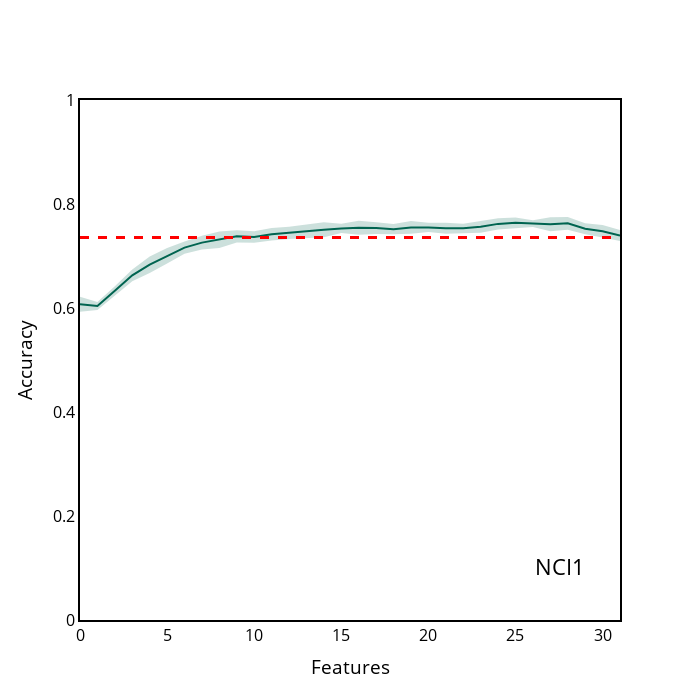

Notebook code for this chart:
### Code cell
NCI1["y_upper"] = NCI1["accuracy_contribution"] + NCI1["accuracy_contribution_std"]
NCI1["y_lower"] = NCI1["accuracy_contribution"] - NCI1["accuracy_contribution_std"]

x = NCI1.index.tolist()
y = NCI1["accuracy_contribution"].tolist()

y_upper = NCI1["y_upper"].tolist()
y_lower = NCI1["y_lower"].tolist()


fig = go.Figure([
    go.Scatter(
        x=x,
        y=y,
        line=dict(color='rgb(0,100,80)'),
        mode='lines'
    ),
    go.Scatter(
        x=x+x[::-1], # x, then x reversed
        y=y_upper+y_lower[::-1], # upper, then lower reversed
        fill='toself',
        fillcolor='rgba(0,100,80,0.2)',
        line=dict(color='rgba(255,255,255,0)'),
        hoverinfo="skip",
        showlegend=False
    )
])



# Update figure layout
fig.update_layout(title={'text':'NCI1', 'y':0.2, 'x':0.8,'xanchor': 'center','yanchor': 'top'})
fig.update_layout(paper_bgcolor='white')
fig.update_layout(plot_bgcolor='white')
fig.update_yaxes(color='black')
fig.update_layout(
    yaxis = dict(
        title = "Accuracy",
        zeroline=True,
        showline = True,
        linecolor = 'black',
        mirror=True,
        linewidth = 2
    ),
    xaxis = dict(
        title = "Features",
        mirror=True,
        zeroline=True,
        showline = True,
        linecolor = 'black',
        linewidth = 2,
    ),
    width=700,
    height=700,
    font=dict(
    size=16,
    color="black")  
)
fig.update_layout(showlegend=False)
fig.update_layout(yaxis_range=[0.0,1.0])
fig.update_xaxes(showgrid=False, gridwidth=0.5, gridcolor='#e3e1e1')
fig.update_yaxes(showgrid=False, gridwidth=0.5, gridcolor='grey')
fig.update_traces(marker_line_color='black', marker_line_width=1.0, opacity=1.0)

fig.add_hline(y=0.7358, line_width=3, line_dash="dash", line_color="red")


fig.show()

### Figure 1 — Plotly figure (JSON) as saved in the notebook; plotly's stock layout.template omitted (floating-point values rounded to 4 significant figures)
{"data": [{"line": {"color": "rgb(0,100,80)"}, "marker": {"line": {"color": "black", "width": 1}}, "mode": "lines", "opacity": 1, "type": "scatter", "x": [0, 1, 2, 3, 4, 5, 6, 7, 8, 9, 10, 11, 12, 13, 14, 15, 16, 17, 18, 19, 20, 21, 22, 23, 24, 25, 26, 27, 28, 29, 30, 31], "y": [0.6072, 0.6039, 0.6333, 0.6628, 0.6833, 0.7006, 0.7162, 0.7257, 0.7311, 0.7378, 0.7366, 0.7418, 0.7445, 0.7481, 0.7504, 0.7531, 0.7543, 0.7536, 0.7517, 0.755, 0.7549, 0.7533, 0.7532, 0.7561, 0.7618, 0.7638, 0.7622, 0.7612, 0.7629, 0.7524, 0.7476, 0.7394]}, {"fill": "toself", "fillcolor": "rgba(0,100,80,0.2)", "hoverinfo": "skip", "line": {"color": "rgba(255,255,255,0)"}, "marker": {"line": {"color": "black", "width": 1}}, "opacity": 1, "showlegend": false, "type": "scatter", "x": [0, 1, 2, 3, 4, 5, 6, 7, 8, 9, 10, 11, 12, 13, 14, 15, 16, 17, 18, 19, 20, 21, 22, 23, 24, 25, 26, 27, 28, 29, 30, 31, 31, 30, 29, 28, 27, 26, 25, 24, 23, 22, 21, 20, 19, 18, 17, 16, 15, 14, 13, 12, 11, 10, 9, 8, 7, 6, 5, 4, 3, 2, 1, 0], "y": [0.6215, 0.6116, 0.6418, 0.674, 0.6992, 0.7154, 0.728, 0.7387, 0.7469, 0.7496, 0.7475, 0.754, 0.7563, 0.7613, 0.7649, 0.7618, 0.7676, 0.765, 0.7616, 0.7672, 0.7638, 0.7641, 0.7622, 0.7675, 0.7726, 0.7738, 0.7687, 0.7746, 0.775, 0.7631, 0.7598, 0.75, 0.7288, 0.7354, 0.7417, 0.7507, 0.7477, 0.7556, 0.7538, 0.7509, 0.7447, 0.7443, 0.7426, 0.7461, 0.7427, 0.7417, 0.7423, 0.7409, 0.7444, 0.736, 0.7349, 0.7327, 0.7297, 0.7257, 0.7259, 0.7153, 0.7127, 0.7045, 0.6857, 0.6675, 0.6515, 0.6247, 0.5962, 0.5928]}], "layout": {"font": {"color": "black", "size": 16}, "height": 700, "paper_bgcolor": "white", "plot_bgcolor": "white", "shapes": [{"line": {"color": "red", "dash": "dash", "width": 3}, "type": "line", "x0": 0, "x1": 1, "xref": "x domain", "y0": 0.7358, "y1": 0.7358, "yref": "y"}], "showlegend": false, "title": {"text": "NCI1", "x": 0.8, "xanchor": "center", "y": 0.2, "yanchor": "top"}, "width": 700, "xaxis": {"autorange": true, "gridcolor": "#e3e1e1", "gridwidth": 0.5, "linecolor": "black", "linewidth": 2, "mirror": true, "range": [0, 31], "showgrid": false, "showline": true, "title": {"text": "Features"}, "type": "linear", "zeroline": true}, "yaxis": {"color": "black", "gridcolor": "grey", "gridwidth": 0.5, "linecolor": "black", "linewidth": 2, "mirror": true, "range": [0, 1], "showgrid": false, "showline": true, "title": {"text": "Accuracy"}, "type": "linear", "zeroline": true}}}
